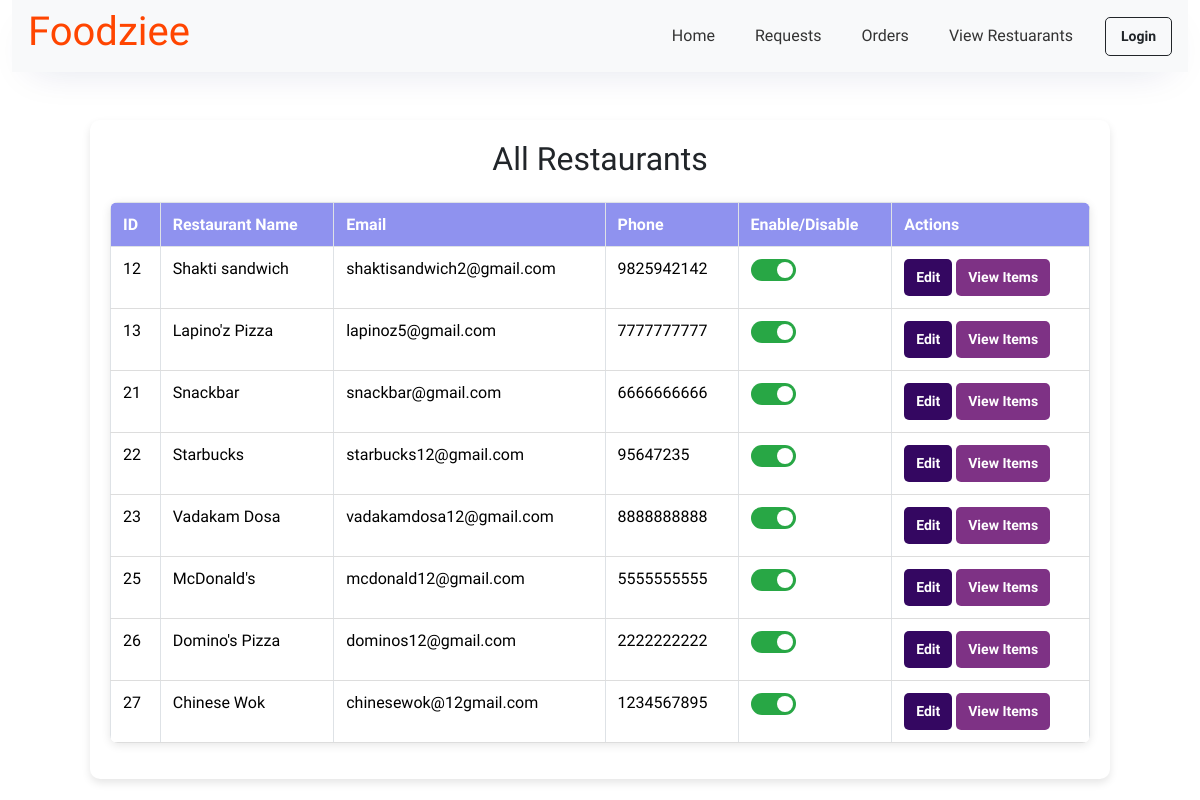
/admin/view_resturants.php, run on the app's committed database.
### tables this page shows
CREATE TABLE `r_o_details` (
  `r_o_id` int(11) NOT NULL,
  `r_o_name` varchar(25) NOT NULL,
  `r_o_email` varchar(30) NOT NULL,
  `r_o_phone` varchar(12) NOT NULL,
  `r_o_username` varchar(15) NOT NULL,
  `r_o_password` varchar(255) NOT NULL,
  `r_o_address` varchar(300) NOT NULL,
  `r_o_bankname` varchar(10) NOT NULL,
  `r_o_branchname` varchar(10) NOT NULL,
  `r_o_account` int(20) NOT NULL,
  `r_o_ifsc` int(12) NOT NULL,
  `res_name` varchar(20) NOT NULL,
  `res_email` varchar(30) NOT NULL,
  `res_phone` varchar(10) NOT NULL,
  `profile` varchar(255) NOT NULL,
  `res_address` varchar(300) NOT NULL,
  `res_fssai` varchar(20) NOT NULL,
  `approx` varchar(50) NOT NULL,
  `status` int(11) NOT NULL DEFAULT 1,
  `date/time` timestamp NOT NULL DEFAULT current_timestamp() ON UPDATE current_timestamp(),
  `Requests` varchar(50) NOT NULL DEFAULT 'Pending',
  `is_open` tinyint(1) NOT NULL DEFAULT 0
);

### admin/view_resturants.php (the view, shortened to what this page needs)
<?php
include 'link.php';
$sql = "SELECT * FROM r_o_details WHERE Requests='Approved'";
$result = mysqli_query($con, $sql);
?>
<!DOCTYPE html>
<html lang="en">
<head>
    <link rel="stylesheet" href="../css/font.css">
    <link rel="stylesheet" href="nav.css">
    <link rel="stylesheet" href="view_resturants.css">
</head>
<body>
    <?php include 'a-header.php'; ?>
    <div class="container mt-5">
        <h2 class="text-center mb-4">All Restaurants</h2>
        <table class="table table-bordered">
            <thead>
                <tr>
                    <th>ID</th>
                    <th>Restaurant Name</th>
                    <th>Email</th>
                    <th>Phone</th>
                    <th>Enable/Disable</th>
                    <th>Actions</th>
                </tr>
            </thead>
            <tbody>
                <?php while ($row = mysqli_fetch_assoc($result)) { ?>
                <tr>
                    <td><?= $row['r_o_id'] ?></td>
                    <td><?= $row['res_name'] ?></td>
                    <td><?= $row['res_email'] ?></td>
                    <td><?= $row['r_o_phone'] ?></td>
                    <td>
                        <label class="switch">
                            <span class="slider"></span>
                        </label>
                    </td>
                    <td>
                        <a href="edit_restaurant.php?id=<?= $row['r_o_id'] ?>" class="btn btn-primary btn-sm">Edit</a>
                        <a href="view_items.php?id=<?= $row['r_o_id'] ?>" class="btn btn-info btn-sm">View Items</a>
                    </td>
                </tr>
                <?php } ?>
            </tbody>
        </table>
    </div>
</body>
</html>

### admin/link.php (shortened to what this page needs)
<link href="https://cdn.jsdelivr.net/npm/bootstrap@5.3.3/dist/css/bootstrap.min.css" rel="stylesheet">
<link rel="stylesheet" href="https://cdnjs.cloudflare.com/ajax/libs/font-awesome/6.6.0/css/all.min.css"/>
<link rel="stylesheet" href="https://cdnjs.cloudflare.com/ajax/libs/OwlCarousel2/2.3.4/assets/owl.carousel.css"/>
<link rel="stylesheet" href="https://cdnjs.cloudflare.com/ajax/libs/OwlCarousel2/2.3.4/assets/owl.theme.default.css"/>

### admin/a-header.php (shortened to what this page needs)
<header>
        <div class="container-fluid">
            <nav class="navbar navbar-expand-lg navbar-light bg-light">
                <h4 style="font-family: 'Nerko One'; font-size:40px; color:orangered;">Foodziee</h4>
                <div class="collapse navbar-collapse" id="navbarSupportedContent">
                    <ul class="navbar-nav ms-auto">
                        <li class="nav-item me-lg-4">
                            <a class="nav-link" href="admin.php">Home</a>
                        </li>
                        <li class="nav-item me-lg-4">
                            <a class="nav-link" href="requests.php">Requests</a>
                        </li>
                        <li class="nav-item me-lg-4">
                            <a class="nav-link" href="admin_orders.php">Orders</a>
                        </li>
                        <li class="nav-item me-lg-4">
                            <a class="nav-link" href="view_resturants.php">View Restuarants</a>
                        </li>
                    </ul>
                    <div class="d-flex">
                        <?php
                  if(isset($_SESSION['admin_logged_in']) && $_SESSION['admin_logged_in']==true)
                  {
                    echo<<<data
                    <div class="btn-group">
                      <button type="button" class="btn btn-outline-dark dropdown-toggle" data-bs-toggle="dropdown" data-bs-display="static" aria-expanded="false">
                       <i class="fa-solid fa-user px-1">
                       </i>
                       <span style="font-weight: bold;">$_SESSION[name]</span>
                    </button>
                    <ul class="dropdown-menu dropdown-menu-lg-end">
                      <li><a class="dropdown-item" href="logouta.php">Log-out</a></li>
                    </ul>
                  </div>
                  data;
                  }
                  else {
                    echo <<<data
                <button type="submit" class="btn btn-outline-dark me-lg-3 me-2" data-bs-toggle="modal" data-bs-target="#loginModal">Login</button>
                data;
                }
                  ?>
                    </div>
                </div>
            </nav>
</header>

### admin/nav.css (style rules this page uses)
.navbar { box-shadow: 0 15px 40px -20px rgba(6, 27, 103, 0.15); }
.nav-link { color: #333; transition: color 0.3s; }

### admin/view_resturants.css (style rules this page uses)
.container { width: 85%; margin: auto; padding: 20px; background: #fff; border-radius: 10px; box-shadow: 0 4px 8px rgba(0, 0, 0, 0.1); }
.table { width: 100%; border-collapse: collapse; background: white; border-radius: 8px; overflow: hidden; box-shadow: 0 2px 10px rgba(0, 0, 0, 0.1); }
.table th { background-color: #8f92ef; color: white; padding: 12px; text-align: left; }
.table td { padding: 12px; border-bottom: 1px solid #ddd; }
.switch { position: relative; display: inline-block; width: 45px; height: 22px; }
.slider { position: absolute; cursor: pointer; top: 0; left: 0; right: 0; bottom: 0; background-color: #ccc; border-radius: 34px; transition: 0.3s; }
.slider:before { position: absolute; content: ""; height: 16px; width: 16px; left: 4px; bottom: 3px; background-color: white; border-radius: 50%; transition: 0.3s; }
input:checked + .slider { background-color: #28a745; }
input:checked + .slider:before { transform: translateX(22px); }
.btn { text-decoration: none; padding: 8px 15px; border-radius: 5px; font-size: 14px; font-weight: bold; display: inline-block; transition: 0.3s; }
.btn-primary { background-color: #340761; border: none; padding: 8px 12px; font-size: 14px; border-radius: 5px; transition: 0.3s ease-in-out; }
.btn-info { background-color: #7e3285; border: none; padding: 8px 12px; font-size: 14px; border-radius: 5px; transition: 0.3s ease-in-out; color: #fff; }

### data on the page
r_o_details: r_o_id "12", res_name "Shakti sandwich", res_email "shaktisandwich2@gmail.com", r_o_phone "9825942142"
r_o_details: r_o_id "13", res_name "Lapino'z Pizza", res_email "lapinoz5@gmail.com", r_o_phone "7777777777"
r_o_details: r_o_id "21", res_name "Snackbar", res_email "snackbar@gmail.com", r_o_phone "6666666666"
r_o_details: r_o_id "22", res_name "Starbucks", res_email "starbucks12@gmail.com", r_o_phone "95647235"
r_o_details: r_o_id "23", res_name "Vadakam Dosa", res_email "vadakamdosa12@gmail.com", r_o_phone "8888888888"
r_o_details: r_o_id "25", res_name "McDonald's", res_email "mcdonald12@gmail.com", r_o_phone "5555555555"
r_o_details: r_o_id "26", res_name "Domino's Pizza", res_email "dominos12@gmail.com", r_o_phone "2222222222"
r_o_details: r_o_id "27", res_name "Chinese Wok", res_email "chinesewok@12gmail.com", r_o_phone "1234567895"
